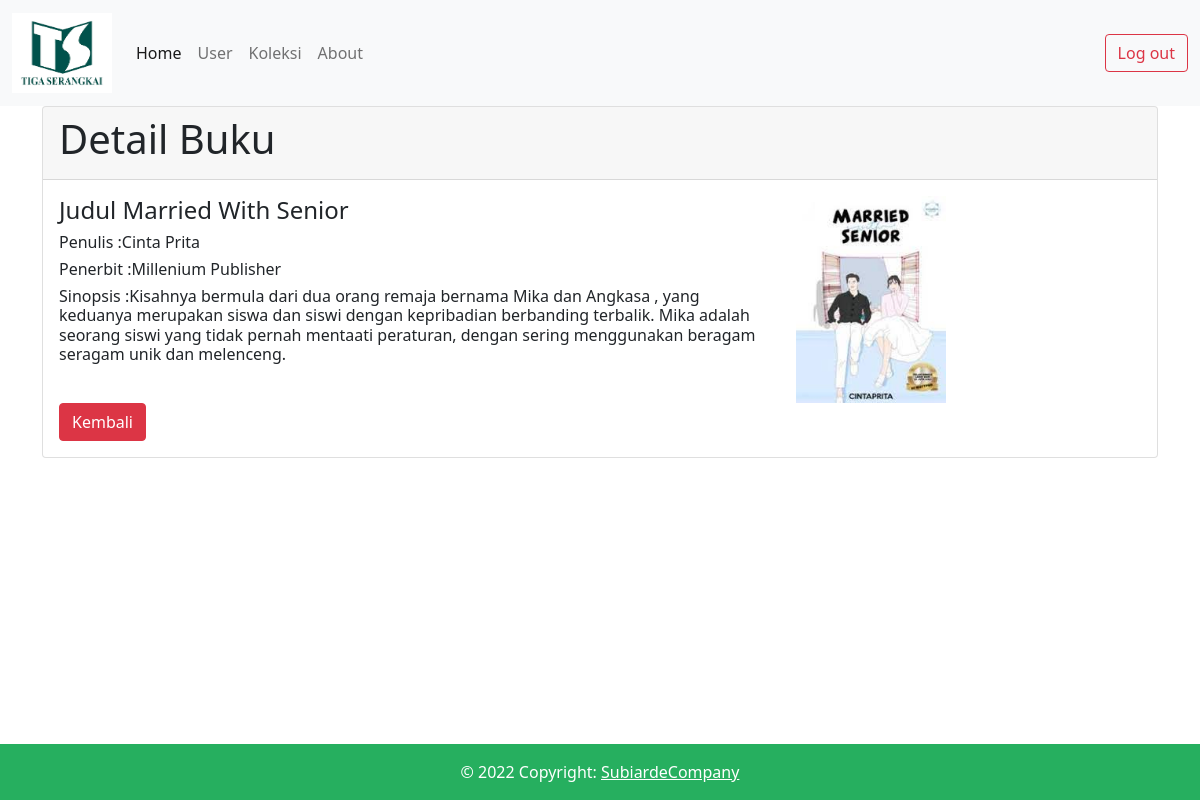
The app's page /index.php/koleksi/detail/1 with its own data.
### tables this page shows
CREATE TABLE `koleksi_buku` (
  `id` int(11) NOT NULL,
  `judul` varchar(255) NOT NULL,
  `penulis` varchar(255) NOT NULL,
  `penerbit` varchar(255) NOT NULL,
  `cover` text NOT NULL,
  `sinopsis` text NOT NULL,
  `created_at` datetime NOT NULL,
  `updated_at` datetime NOT NULL
);

### application/controllers/koleksi.php (called while the page is built, shortened)
<?php
class koleksi extends CI_Controller
{
    public function __construct()
    {
        $this->load->library(array('form_validation', 'session'));
        $this->load->helper(array('text', 'url'));
        $this->load->model('Koleksimodel');
    }
    public function detail($a = null)
    {
        $data['detail'] = $this->Koleksimodel->get_detail($a);
        $this->load->view('header');
        $this->load->view('koleksi/tampilandetail', $data);
        $this->load->view('footer');
    }
}

### index.php (called while the page is built, shortened)
<?php
require_once BASEPATH.'core/CodeIgniter.php';

### application/views/koleksi/tampilandetail.php (the view, shortened to what this page needs)
<!DOCTYPE html>
<html lang="en">
<head>
    <link href="<?php echo base_url('assets/css/bootstrap.min.css'); ?>" rel="stylesheet">
</head>
<body>
    <div class="container">
        <div class="row">
            <div class="col-12">
                <div class="card">
                    <div class="card-header">
                        <h1>Detail Buku</h1>
                    </div>
                    <div class="card-body">
                        <div class="row">
                            <div class="col-8">
                                <h4 class="card-title">Judul <?php echo $detail['judul'] ?></h4>
                                <h6>Penulis :<?php echo $detail['penulis'] ?></h6>
                                <h6>Penerbit :<?php echo $detail['penerbit'] ?></h6>
                                <h6>Sinopsis :<?php echo $detail['sinopsis'] ?></h6>
                            </div>
                            <div class="col-4">
                                <img style="width:150px" src="<?php echo base_url('assets/img/cover/' . $detail['cover']) ?>" alt="">
                            </div>
                        </div>
                        <a href="<?= base_url('koleksi'); ?>" class="btn btn-danger btn-md">Kembali</a>
                    </div>
                </div>
            </div>
        </div>
    </div>
</body>
</html>

### records on screen
koleksi_buku: judul "Married With Senior", penulis "Cinta Prita", penerbit "Millenium Publisher", sinopsis "Kisahnya bermula dari dua orang remaja bernama Mika dan Angkasa , yang keduanya merupakan siswa dan siswi dengan kepribadian berbanding terbalik. Mika adalah seorang siswi yang tidak pernah mentaati peraturan, dengan sering menggunakan beragam seragam unik dan melenceng.", cover (picture)
